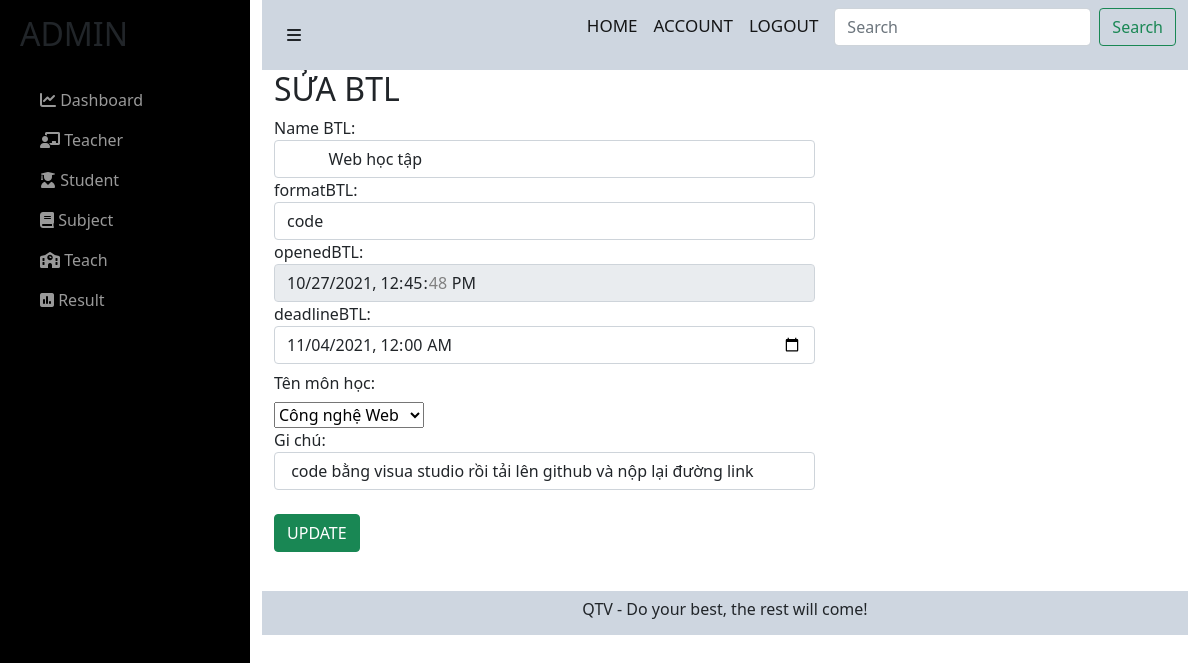
Page /admin/upd-btl-admin.php?idBTL=1 (signed in) on the committed database.
### tables this page shows
CREATE TABLE `btl` (
  `idBTL` int(11) NOT NULL,
  `nameBTL` varchar(255) NOT NULL,
  `formatBTL` varchar(255) NOT NULL,
  `openedBTL` datetime NOT NULL DEFAULT current_timestamp(),
  `deadlineBTL` datetime NOT NULL,
  `idMH` int(11) NOT NULL,
  `notebtl` varchar(255) NOT NULL
);

### admin/upd-btl-admin.php (the view, shortened to what this page needs)
<?php include('../config/config.php');
?>
<link href="https://cdn.jsdelivr.net/npm/bootstrap@5.0.2/dist/css/bootstrap.min.css" rel="stylesheet">
<link rel="stylesheet" href="https://cdnjs.cloudflare.com/ajax/libs/font-awesome/6.0.0-beta2/css/all.min.css" />
<link rel="stylesheet" href="../css/add-teacher-admin.css">
<div id="wrapper">
    <div id="sidebar-wrapper">
        <ul class="sidebar-nav">
            <li class="sidebar-brand">
                <h2>ADMIN</h2>
            </li>
            <li>
                <a href="index.php"><i class="fas fa-chart-line"></i> Dashboard</a>
            </li>
            <li>
                <a href="teacher.php"><i class="fas fa-chalkboard-teacher"></i> Teacher</a>
            </li>
            <li>
                <a href="student.php"><i class="fas fa-user-graduate"></i> Student</a>
            </li>
            <li>
                <a href="subject.php"><i class="fas fa-book"></i> Subject</a>
            </li>
            <li>
                <a href=".teach.php"><i class="fas fa-school"></i> Teach</a>
            </li>
            <li>
                <a href="result.php"><i class="fas fa-poll"></i> Result</a>
            </li>
        </ul>
    </div>
    <?php
    if (isset($_GET['idBTL'])) {
        $idBTL = $_GET['idBTL'];
        $sqlqq = "SELECT * FROM btl WHERE idBTL = '$idBTL'";
        $kqqq = mysqli_query($conn, $sqlqq);
        if ($kqqq) {
            $rowqq = mysqli_fetch_assoc($kqqq);
            $nameBTL_q = $rowqq['nameBTL'];
            $formatBTL_q = $rowqq['formatBTL'];
            $openedBTL_q = $rowqq['openedBTL'];
            $deadlineBTL_q = $rowqq['deadlineBTL'];
            $note_q = $rowqq['notebtl'];
        }
    }
    ?>
    <div id="page-content-wrapper">
        <div class="container-fluid">
            <div class="_P$_POST">
                <div class="col-lg-12">
                    <nav class="navbar navbar-light">
                        <div class="container-fluid">
                            <a href="#menu-toggle" class="btn btn-default" id="menu-toggle"><i class="fas fa-bars"></i></a>
                            <form class="d-flex">
                                <a href="" class="navbar-brand">HOME</a>
                                <a href="" class="navbar-brand">ACCOUNT</a>
                                <a href="../login/logout.php" class="navbar-brand">LOGOUT</a>
                                <input class="form-control me-2" type="search" placeholder="Search" aria-label="Search">
                                <button class="btn btn-outline-success" type="submit">Search</button>
                            </form>
                        </div>
                    </nav>
                    <div class="container">
                        <h2>SỬA BTL</h2>
                        <form method="post">
                            <div class="form-group">
                                <label for="nameBTL">Name BTL:</label>
                                <input type="text" class="form-control" id="nameBTL" placeholder="Enter name" name="nameBTL" value="<?php echo  $nameBTL_q ?>">
                            </div>
                            <div class="form-group">
                                <label for="formatBTL">formatBTL:</label>
                                <input type="text" class="form-control" id="formatBTL" placeholder="Enter formatBTL" name="formatBTL" value="<?php echo  $formatBTL_q ?>">
                            </div>
                            <div class="form-group">
                                <label for="openedBTL">openedBTL:</label>
                                <input type="datetime-local" readonly class="form-control" id="openedBTL" placeholder="Enter openedBTL" name="openedBTL" value="<?php echo $date = date("Y-m-d\TH:i:s", strtotime($openedBTL_q)); ?>">
                            </div>
                            <div class="form-group">
                                <label for="deadlineBTL">deadlineBTL:</label>
                                <input type="datetime-local" class="form-control" id="deadlineBTL" placeholder="Enter deadlineBTL" name="deadlineBTL" value="<?php echo $date = date("Y-m-d\TH:i:s", strtotime($deadlineBTL_q));?>">
                            </div>
                            <div class="form-group ">
                                <label for="idMH" class="col-sm-2 col-form-label">Tên môn học:</label>
                                <div class="col-sm-10">
                                    <select name="idMH">
                                        <?php
                                        $sqlq = "SELECT * FROM monhoc";
                                        $resultq = mysqli_query($conn, $sqlq);
                                        if (mysqli_num_rows($resultq) > 0) {
                                            while ($row = mysqli_fetch_assoc($resultq)) {
                                                echo '<option value="' . $row['idMH'] . '">' . $row['nameMH'] . '</option>';
                                            }
                                        }
                                        ?>
                                    </select>
                                </div>
                            </div>
                            <div class="form-group">
                                <label for="tenGV">Gi chú:</label>
                                <input type="text" class="form-control" id="notebtl" placeholder="Enter tenGV" name="notebtl" value="<?php echo $note_q ?>">
                            </div>
                            <br>
                            <button name="updbtl" type="submit" class="btn btn-success">UPDATE</button>
                        </form>
                    </div>
                </div>
                <footer>
                    <p class="ftr text-center">
                        QTV - Do your best, the rest will come!
                    </p>
                </footer>
            </div>
        </div>
    </div>

### css/add-teacher-admin.css (style rules this page uses)
#wrapper { padding-left: 0; -webkit-transition: all 0.5s ease; -moz-transition: all 0.5s ease; -o-transition: all 0.5s ease; transition: all 0.5s ease; }
.navbar-brand { font-size: 17px; font-weight: 500; }
#page-content-wrapper { padding: 50px; position: relative; }
#sidebar-wrapper { z-index: 1000; position: fixed; left: 250px; width: 0; height: 100%; margin-left: -250px; overflow-y: auto; background: #000; -webkit-transition: all 0.5s ease; -moz-transition: all 0.5s ease; -o-transition: all 0.5s ease; transition: all 0.5s ease; }
#page-content-wrapper { width: 100%; position: absolute; padding: 15px; }
.sidebar-nav { position: absolute; top: 0; width: 250px; margin: 0; padding: 0; list-style: none; }
.sidebar-nav li { text-indent: 20px; line-height: 40px; }
.sidebar-nav li a { display: block; text-decoration: none; color: #999999; }
.sidebar-nav > .sidebar-brand { height: 65px; font-size: 18px; line-height: 60px; margin-top: 15px; }
@media (min-width: 768px) { #wrapper { padding-left: 250px; } }
@media (min-width: 768px) { #sidebar-wrapper { width: 250px; } }
@media (min-width: 768px) { #page-content-wrapper { padding: 0; position: relative; } }
.navbar, .ftr { background-color: #ced6e0; }
.ftr { height: 44px; margin-bottom: 0; padding-top: 6px; }
.container { min-height: 521px; }
.form-control { width: 60%; }

### rows in the picture
btl: nameBTL "Web học tập", formatBTL "code", openedBTL "10/27/2021 12:45:48", deadlineBTL "11/04/2021 00:00", notebtl "code bằng visua studio rồi tải lên github và nộp lại đường link"

### other values in the picture
form field idMH "Công nghệ Web"
